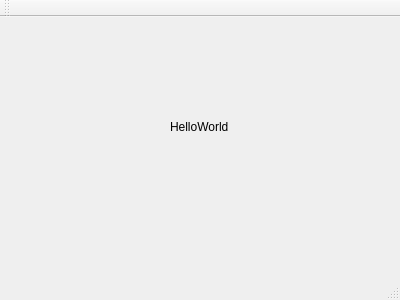
<?xml version="1.0" encoding="UTF-8"?>
<ui version="4.0">
 <class>MainWindow</class>
 <widget class="QMainWindow" name="MainWindow">
  <property name="geometry">
   <rect>
    <x>0</x>
    <y>0</y>
    <width>400</width>
    <height>300</height>
   </rect>
  </property>
  <property name="windowTitle">
   <string>MainWindow</string>
  </property>
  <widget class="QWidget" name="centralWidget">
   <widget class="QLabel" name="label">
    <property name="geometry">
     <rect>
      <x>170</x>
      <y>100</y>
      <width>61</width>
      <height>20</height>
     </rect>
    </property>
    <property name="text">
     <string>HelloWorld</string>
    </property>
   </widget>
  </widget>
  <widget class="QMenuBar" name="menuBar">
   <property name="geometry">
    <rect>
     <x>0</x>
     <y>0</y>
     <width>400</width>
     <height>23</height>
    </rect>
   </property>
  </widget>
  <widget class="QToolBar" name="mainToolBar">
   <attribute name="toolBarArea">
    <enum>TopToolBarArea</enum>
   </attribute>
   <attribute name="toolBarBreak">
    <bool>false</bool>
   </attribute>
  </widget>
  <widget class="QStatusBar" name="statusBar"/>
 </widget>
 <layoutdefault spacing="6" margin="11"/>
 <resources/>
 <connections/>
</ui>
